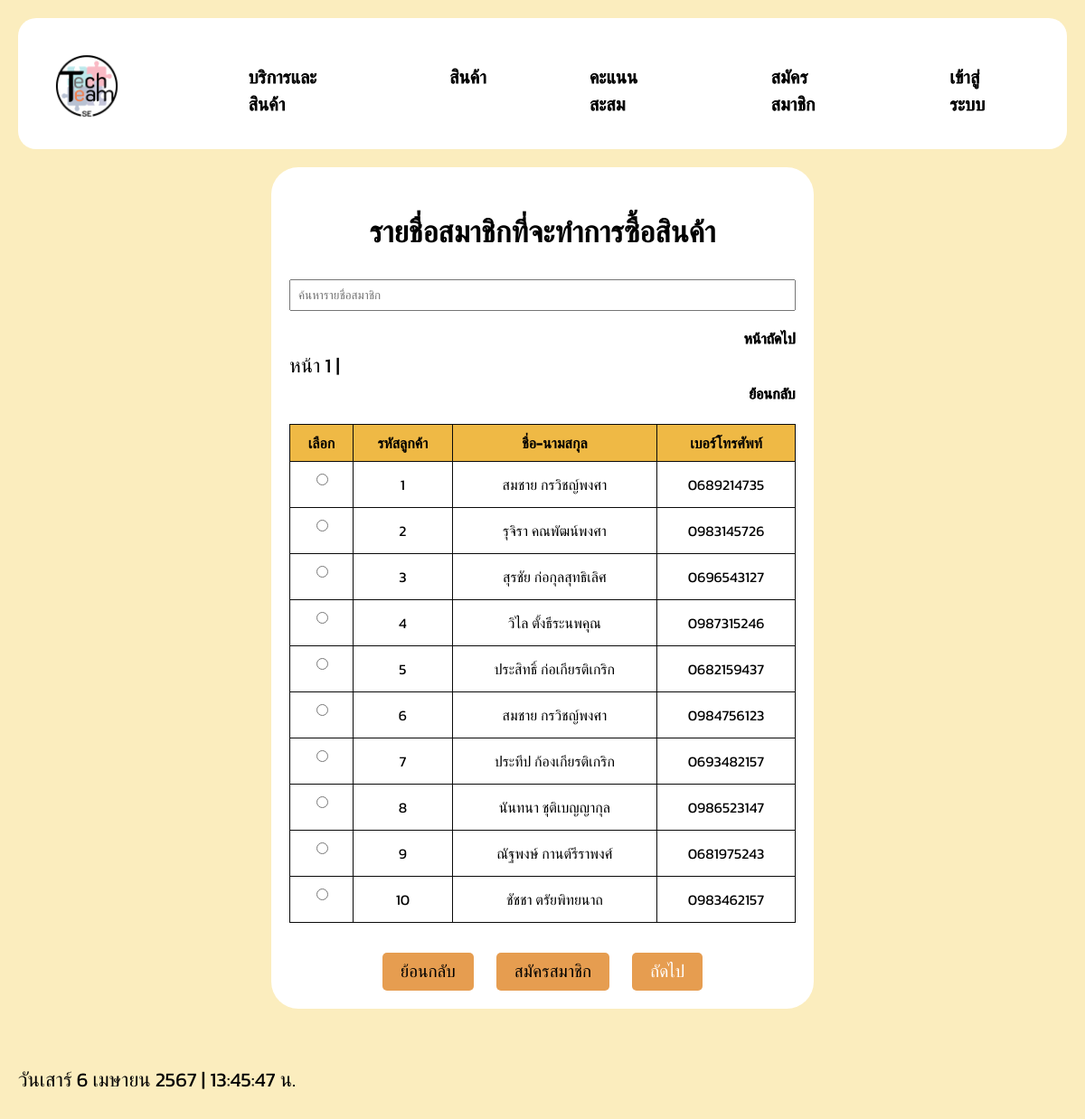
The app's page /member2.php with its own data.
### tables this page shows
CREATE TABLE `member` (
  `Member_Id` int(11) NOT NULL,
  `Member_Name` varchar(100) NOT NULL,
  `Member_Tel` varchar(100) NOT NULL,
  `Member_Point` int(11) NOT NULL,
  `Member_PointUse` int(11) NOT NULL,
  `Member_PointAdd` int(11) NOT NULL,
  `Member_Since` date NOT NULL,
  `Member_Status` varchar(100) NOT NULL,
  `Member_Period` varchar(100) NOT NULL,
  `Member_Address` varchar(100) NOT NULL,
  `Member_Subdistrict` varchar(100) NOT NULL,
  `Member_Dustrict` varchar(100) NOT NULL,
  `Member_Province` varchar(100) NOT NULL
);

### member2.php (the view, shortened to what this page needs)
<?php
include('include/config.php');
?>
<!doctype html>
<html class="no-js" lang="en">
<head>
    <link rel="stylesheet" href="assets/css/style.css">
</head>
<body>
    <div class="header">
        <div class="menu">
            <div class="logo">
                <img onclick="document.location='index.html'" class="img-fluid h-100" src="img/TechTeam.png" alt="">
            </div>
            <a href="member.php">บริการและสินค้า</a>
            <a href="member1.php">สินค้า</a>
            <a href="point.php">คะแนนสะสม</a>
            <a href="register.php">สมัครสมาชิก</a>
            <a href="login.php">เข้าสู่ระบบ</a>
        </div>
    </div>
    <section id="contact" class="contact">
        <div class="container">
            <div class="single-contact-box">
                <form method='post' action='OrderProduct.php'>
                    <h2><b><center>รายชื่อสมาชิกที่จะทำการซื้อสินค้า</center></b></h2>
                    <input class="search-box" type="text" id="searchInput" onkeyup="searchTable()" placeholder="ค้นหารายชื่อสมาชิก">
                    <table class="table">
                        <thead>
                            <tr>
                                <th>เลือก</th>
                                <th>รหัสลูกค้า</th>
                                <th>ชื่อ-นามสกุล</th>
                                <th>เบอร์โทรศัพท์</th>
                            </tr>
                        </thead>
                        <tbody>
                        <?php
                            $limit = 10;
                            $page = isset($_GET['page']) ? $_GET['page'] : 1;
                            $offset = ($page - 1) * $limit;
                            $sql = "SELECT `Member_Id`, `Member_Name`, `Member_Tel` FROM `member` LIMIT $limit OFFSET $offset";
                            $result = $mysqli_p->query($sql);
                            while ($row = $result->fetch_assoc()): ?>
                                <tr>
                                    <td>
                                        <input type='radio' name='selected_member' value="<?php echo $row["Member_Id"]; ?>">
                                    </td>
                                    <td class="Member_Id">
                                        <?php echo $row['Member_Id']; ?>
                                    </td>
                                    <td class="Member_Name">
                                        <?php echo $row['Member_Name']; ?>
                                    </td>
                                    <td class="Member_Tel">
                                        <?php echo $row['Member_Tel']; ?>
                                    </td>
                                    </tr>
                            <?php endwhile; ?>
                            <a href="?page=<?php echo $page + 1; ?>" class="page-link">หน้าถัดไป</a>
                            <?php
                            $previous_page = ($page - 1 > 0) ? $page - 1 : 1;
                            echo "<span class='page-number'>หน้า $page | </span><a href='?page=$previous_page' class='page-link'>ย้อนกลับ</a>";
                            ?>
                        </tbody>
                    </table><br>
                    <div>
                        <center>
                            <input class="btn" type="button" onclick="document.location='index.html'" value="ย้อนกลับ">
                            <input class="btn" type="button" onclick="document.location='register.php'" value="สมัครสมาชิก">
                            <button class="btn" type="submit" name="selectname">ถัดไป</button>
                        </center>
                    </div>
                </form>
            </div>
        </div>
    </section>
    <p class="time" id="real-time"></p>
</body>
</html>

### assets/css/style.css (style rules this page uses)
body { font-family: 'Kanit', sans-serif; font-size: 22px; background-color: #fbedbe; color: #000; margin: 0; padding: 20px; display: flex; flex-direction: column; align-items: flex; }
p.time { position: left; bottom: 8px; left: 16px; }
a { --fill-color: #000000; position: relative; display: block; padding: 2px 0; font-family: 'Kanit', sans-serif; text-decoration: none; text-transform: uppercase; -webkit-text-stroke: 1px var(--fill-color); background: linear-gradient(var(--fill-color) 0 100%) right / 0 no-repeat; color: transparent; background-clip: text; transition: 0.5s linear; margin-left: auto; }
.logo img { padding: 11px; display: flex; width: 120px; height: auto; margin-right: 51px; }
.menu { display: flex; justify-content: center; background-color: #ffffff; border-radius: 20px; padding: 5px; width: auto; overflow: hidden; height: 135px; }
.menu a { color: #000; text-decoration: none; margin: 0 30px; font-size: 20px; padding: 50px; border-radius: 5px; transition: background-color 0.3s, color 0.3s; cursor: pointer; padding: 45px 27px; }
.container { max-width: 600px; margin: 0 auto; padding: 20px; }
form { display: flex; flex-direction: column; }
input { padding: 8px; margin-bottom: 16px; }
button { background-color: #92510b; color: #fff; padding: 10px 5px; border: none; border-radius: 4px; cursor: pointer; }
.single-contact-box { background-color: #fff; padding: 20px; margin-bottom: 20px; border-radius: 30px; }
.btn { display: inline-block; background-color: #e69d50; text-decoration: none; padding: 10px 20px; margin: 0 10px; border-radius: 5px; border: none; cursor: pointer; font-size: 19px; }
table { width: 100%; border-collapse: collapse; margin-top: 20px; }
th, td { border: 1px solid #0a0a0a; padding: 8px; text-align: center; font-size: 16px; }
th { background-color: #efb945; }
.search-box { float: right; margin-right: 0; }
.page-link { font-family: 'Kanit', sans-serif; text-decoration: none; color: #000; font-size: initial; }

### records on screen
member: Member_Id "1", Member_Name "สมชาย กรวิชญ์พงศา", Member_Tel "0689214735"
member: Member_Id "2", Member_Name "รุจิรา คณพัฒน์พงศา", Member_Tel "0983145726"
member: Member_Id "3", Member_Name "สุรชัย ก่อกุลสุทธิเลิศ", Member_Tel "0696543127"
member: Member_Id "4", Member_Name "วิไล ตั้งธีระนพคุณ", Member_Tel "0987315246"
member: Member_Id "5", Member_Name "ประสิทธิ์ ก่อเกียรติเกริก", Member_Tel "0682159437"
member: Member_Id "6", Member_Name "สมชาย กรวิชญ์พงศา", Member_Tel "0984756123"
member: Member_Id "7", Member_Name "ประทีป ก้องเกียรติเกริก", Member_Tel "0693482157"
member: Member_Id "8", Member_Name "นันทนา ชุติเบญญากุล", Member_Tel "0986523147"
member: Member_Id "9", Member_Name "ณัฐพงษ์ กานต์รีราพงศ์", Member_Tel "0681975243"
member: Member_Id "10", Member_Name "ชัชชา ตรัยพิทยนาถ", Member_Tel "0983462157"

### other values on screen
$page "1"
